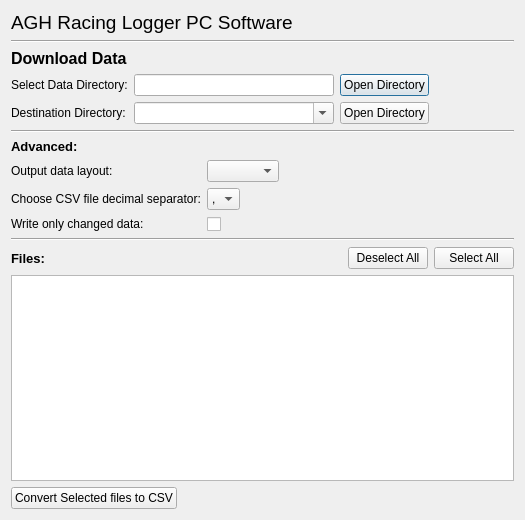
<?xml version="1.0" encoding="UTF-8"?>
<ui version="4.0">
 <class>DownloadDataSDDialog</class>
 <widget class="QDialog" name="DownloadDataSDDialog">
  <property name="geometry">
   <rect>
    <x>0</x>
    <y>0</y>
    <width>525</width>
    <height>520</height>
   </rect>
  </property>
  <property name="windowTitle">
   <string>Dialog</string>
  </property>
  <layout class="QVBoxLayout" name="verticalLayout">
   <item>
    <widget class="QLabel" name="mainTitleLabel">
     <property name="font">
      <font>
       <pointsize>14</pointsize>
      </font>
     </property>
     <property name="text">
      <string>AGH Racing Logger PC Software</string>
     </property>
    </widget>
   </item>
   <item>
    <widget class="Line" name="line_3">
     <property name="minimumSize">
      <size>
       <width>300</width>
       <height>0</height>
      </size>
     </property>
     <property name="orientation">
      <enum>Qt::Horizontal</enum>
     </property>
    </widget>
   </item>
   <item>
    <widget class="QLabel" name="downloadDataLabel">
     <property name="font">
      <font>
       <pointsize>12</pointsize>
       <weight>75</weight>
       <bold>true</bold>
      </font>
     </property>
     <property name="locale">
      <locale language="English" country="UnitedKingdom"/>
     </property>
     <property name="text">
      <string>Download Data</string>
     </property>
    </widget>
   </item>
   <item>
    <layout class="QGridLayout" name="gridLayout">
     <item row="0" column="0">
      <widget class="QLabel" name="dataDirLabel">
       <property name="text">
        <string>Select Data Directory:</string>
       </property>
      </widget>
     </item>
     <item row="1" column="4">
      <spacer name="horizontalSpacer_2">
       <property name="orientation">
        <enum>Qt::Horizontal</enum>
       </property>
       <property name="sizeHint" stdset="0">
        <size>
         <width>68</width>
         <height>20</height>
        </size>
       </property>
      </spacer>
     </item>
     <item row="0" column="3">
      <widget class="QPushButton" name="openDataDirButton">
       <property name="text">
        <string>Open Directory</string>
       </property>
      </widget>
     </item>
     <item row="1" column="3">
      <widget class="QPushButton" name="openDestDirButton">
       <property name="text">
        <string>Open Directory</string>
       </property>
      </widget>
     </item>
     <item row="1" column="2">
      <widget class="QComboBox" name="destinationDirComboBox">
       <property name="enabled">
        <bool>true</bool>
       </property>
       <property name="minimumSize">
        <size>
         <width>200</width>
         <height>0</height>
        </size>
       </property>
       <property name="editable">
        <bool>true</bool>
       </property>
      </widget>
     </item>
     <item row="0" column="4">
      <spacer name="horizontalSpacer_5">
       <property name="orientation">
        <enum>Qt::Horizontal</enum>
       </property>
       <property name="sizeHint" stdset="0">
        <size>
         <width>68</width>
         <height>20</height>
        </size>
       </property>
      </spacer>
     </item>
     <item row="1" column="0">
      <widget class="QLabel" name="destinationDirLabel">
       <property name="text">
        <string>Destination Directory:</string>
       </property>
       <property name="buddy">
        <cstring>destinationDirComboBox</cstring>
       </property>
      </widget>
     </item>
     <item row="0" column="2">
      <widget class="QLineEdit" name="dataDirLineEdit">
       <property name="readOnly">
        <bool>true</bool>
       </property>
      </widget>
     </item>
    </layout>
   </item>
   <item>
    <widget class="Line" name="line">
     <property name="minimumSize">
      <size>
       <width>300</width>
       <height>0</height>
      </size>
     </property>
     <property name="orientation">
      <enum>Qt::Horizontal</enum>
     </property>
    </widget>
   </item>
   <item>
    <widget class="QLabel" name="advancedLabel">
     <property name="font">
      <font>
       <pointsize>10</pointsize>
       <weight>75</weight>
       <bold>true</bold>
      </font>
     </property>
     <property name="locale">
      <locale language="English" country="UnitedKingdom"/>
     </property>
     <property name="text">
      <string>Advanced:</string>
     </property>
    </widget>
   </item>
   <item>
    <layout class="QGridLayout" name="gridLayout_2">
     <item row="0" column="0">
      <widget class="QLabel" name="outputDataLayoutLabel">
       <property name="text">
        <string>Output data layout:</string>
       </property>
       <property name="buddy">
        <cstring>outputDataLayoutComboBox</cstring>
       </property>
      </widget>
     </item>
     <item row="0" column="1" colspan="2">
      <widget class="QComboBox" name="outputDataLayoutComboBox">
       <property name="enabled">
        <bool>true</bool>
       </property>
      </widget>
     </item>
     <item row="0" column="3">
      <spacer name="horizontalSpacer_3">
       <property name="orientation">
        <enum>Qt::Horizontal</enum>
       </property>
       <property name="sizeHint" stdset="0">
        <size>
         <width>40</width>
         <height>20</height>
        </size>
       </property>
      </spacer>
     </item>
     <item row="1" column="0">
      <widget class="QLabel" name="chooseSeparatorLabel">
       <property name="text">
        <string>Choose CSV file decimal separator:</string>
       </property>
      </widget>
     </item>
     <item row="1" column="1">
      <widget class="QComboBox" name="decimalSeparatorComboBox">
       <property name="editable">
        <bool>false</bool>
       </property>
       <property name="maxVisibleItems">
        <number>2</number>
       </property>
       <item>
        <property name="text">
         <string>,</string>
        </property>
       </item>
       <item>
        <property name="text">
         <string>.</string>
        </property>
       </item>
      </widget>
     </item>
     <item row="1" column="2" colspan="2">
      <spacer name="horizontalSpacer_4">
       <property name="orientation">
        <enum>Qt::Horizontal</enum>
       </property>
       <property name="sizeHint" stdset="0">
        <size>
         <width>40</width>
         <height>20</height>
        </size>
       </property>
      </spacer>
     </item>
     <item row="2" column="0">
      <widget class="QLabel" name="writeChangedLabel">
       <property name="text">
        <string>Write only changed data:</string>
       </property>
      </widget>
     </item>
     <item row="2" column="1" colspan="3">
      <widget class="QCheckBox" name="writeChangedCheckBox">
       <property name="minimumSize">
        <size>
         <width>16</width>
         <height>16</height>
        </size>
       </property>
       <property name="text">
        <string/>
       </property>
      </widget>
     </item>
    </layout>
   </item>
   <item>
    <widget class="Line" name="line_2">
     <property name="minimumSize">
      <size>
       <width>300</width>
       <height>0</height>
      </size>
     </property>
     <property name="orientation">
      <enum>Qt::Horizontal</enum>
     </property>
    </widget>
   </item>
   <item>
    <layout class="QHBoxLayout" name="horizontalLayout_2">
     <item>
      <widget class="QLabel" name="filesLabel">
       <property name="font">
        <font>
         <pointsize>10</pointsize>
         <weight>75</weight>
         <bold>true</bold>
        </font>
       </property>
       <property name="locale">
        <locale language="English" country="UnitedKingdom"/>
       </property>
       <property name="text">
        <string>Files:</string>
       </property>
      </widget>
     </item>
     <item>
      <spacer name="horizontalSpacer">
       <property name="orientation">
        <enum>Qt::Horizontal</enum>
       </property>
       <property name="sizeHint" stdset="0">
        <size>
         <width>40</width>
         <height>20</height>
        </size>
       </property>
      </spacer>
     </item>
     <item>
      <widget class="QPushButton" name="deselectAll">
       <property name="text">
        <string>Deselect All</string>
       </property>
      </widget>
     </item>
     <item>
      <widget class="QPushButton" name="selectAllButton">
       <property name="text">
        <string>Select All</string>
       </property>
      </widget>
     </item>
    </layout>
   </item>
   <item>
    <widget class="QListWidget" name="dataFilesListWidget">
     <property name="selectionMode">
      <enum>QAbstractItemView::MultiSelection</enum>
     </property>
    </widget>
   </item>
   <item>
    <layout class="QHBoxLayout" name="horizontalLayout">
     <item>
      <widget class="QPushButton" name="convertSelectedButton">
       <property name="text">
        <string>Convert Selected files to CSV</string>
       </property>
      </widget>
     </item>
     <item>
      <spacer name="horizontalSpacer_9">
       <property name="orientation">
        <enum>Qt::Horizontal</enum>
       </property>
       <property name="sizeHint" stdset="0">
        <size>
         <width>40</width>
         <height>20</height>
        </size>
       </property>
      </spacer>
     </item>
    </layout>
   </item>
  </layout>
 </widget>
 <tabstops>
  <tabstop>destinationDirComboBox</tabstop>
  <tabstop>outputDataLayoutComboBox</tabstop>
 </tabstops>
 <resources/>
 <connections/>
</ui>
